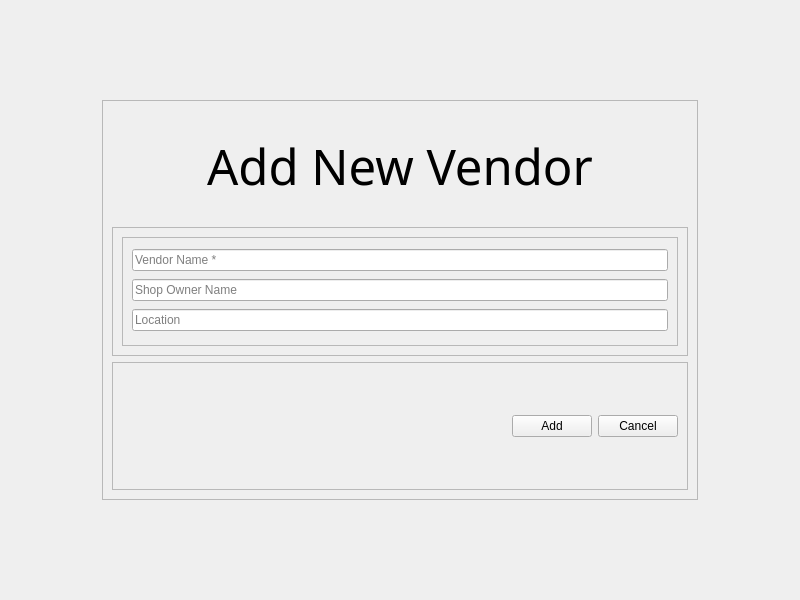
<?xml version="1.0" encoding="UTF-8"?>
<ui version="4.0">
 <class>AddVendor</class>
 <widget class="QMainWindow" name="AddVendor">
  <property name="geometry">
   <rect>
    <x>0</x>
    <y>0</y>
    <width>800</width>
    <height>600</height>
   </rect>
  </property>
  <property name="windowTitle">
   <string>Add Vendor</string>
  </property>
  <property name="windowIcon">
   <iconset resource="../Assets/Icons/icons.qrc">
    <normaloff>:/button-icons/plus_icon.png</normaloff>:/button-icons/plus_icon.png</iconset>
  </property>
  <widget class="QWidget" name="centralwidget">
   <layout class="QGridLayout" name="gridLayout">
    <item row="2" column="1">
     <spacer name="verticalSpacer_2">
      <property name="orientation">
       <enum>Qt::Vertical</enum>
      </property>
      <property name="sizeHint" stdset="0">
       <size>
        <width>20</width>
        <height>40</height>
       </size>
      </property>
     </spacer>
    </item>
    <item row="1" column="0">
     <spacer name="horizontalSpacer">
      <property name="orientation">
       <enum>Qt::Horizontal</enum>
      </property>
      <property name="sizeHint" stdset="0">
       <size>
        <width>40</width>
        <height>20</height>
       </size>
      </property>
     </spacer>
    </item>
    <item row="0" column="1">
     <spacer name="verticalSpacer">
      <property name="orientation">
       <enum>Qt::Vertical</enum>
      </property>
      <property name="sizeHint" stdset="0">
       <size>
        <width>20</width>
        <height>40</height>
       </size>
      </property>
     </spacer>
    </item>
    <item row="1" column="1">
     <widget class="QFrame" name="Main">
      <property name="minimumSize">
       <size>
        <width>596</width>
        <height>400</height>
       </size>
      </property>
      <property name="frameShape">
       <enum>QFrame::StyledPanel</enum>
      </property>
      <property name="frameShadow">
       <enum>QFrame::Raised</enum>
      </property>
      <layout class="QVBoxLayout" name="verticalLayout">
       <item>
        <widget class="QLabel" name="headerLabel">
         <property name="maximumSize">
          <size>
           <width>16777215</width>
           <height>111</height>
          </size>
         </property>
         <property name="font">
          <font>
           <family>Reem Kufi</family>
           <pointsize>37</pointsize>
          </font>
         </property>
         <property name="text">
          <string>Add New Vendor</string>
         </property>
         <property name="alignment">
          <set>Qt::AlignCenter</set>
         </property>
        </widget>
       </item>
       <item>
        <widget class="QFrame" name="frame">
         <property name="frameShape">
          <enum>QFrame::StyledPanel</enum>
         </property>
         <property name="frameShadow">
          <enum>QFrame::Raised</enum>
         </property>
         <layout class="QHBoxLayout" name="horizontalLayout_2">
          <item>
           <widget class="QFrame" name="InputFields">
            <property name="frameShape">
             <enum>QFrame::StyledPanel</enum>
            </property>
            <property name="frameShadow">
             <enum>QFrame::Raised</enum>
            </property>
            <layout class="QVBoxLayout" name="verticalLayout_3">
             <item>
              <widget class="QLineEdit" name="vendorName">
               <property name="placeholderText">
                <string>Vendor Name *</string>
               </property>
               <property name="mandatory" stdset="0">
                <bool>true</bool>
               </property>
              </widget>
             </item>
             <item>
              <widget class="QLineEdit" name="ownerName">
               <property name="placeholderText">
                <string>Shop Owner Name</string>
               </property>
               <property name="mandatory" stdset="0">
                <bool>false</bool>
               </property>
              </widget>
             </item>
             <item>
              <widget class="QLineEdit" name="location">
               <property name="placeholderText">
                <string>Location</string>
               </property>
               <property name="mandatory" stdset="0">
                <bool>false</bool>
               </property>
              </widget>
             </item>
            </layout>
           </widget>
          </item>
         </layout>
        </widget>
       </item>
       <item>
        <widget class="QFrame" name="frame_3">
         <property name="frameShape">
          <enum>QFrame::StyledPanel</enum>
         </property>
         <property name="frameShadow">
          <enum>QFrame::Raised</enum>
         </property>
         <layout class="QHBoxLayout" name="horizontalLayout">
          <item>
           <spacer name="horizontalSpacer_3">
            <property name="orientation">
             <enum>Qt::Horizontal</enum>
            </property>
            <property name="sizeHint" stdset="0">
             <size>
              <width>40</width>
              <height>20</height>
             </size>
            </property>
           </spacer>
          </item>
          <item>
           <widget class="QPushButton" name="add">
            <property name="text">
             <string>Add</string>
            </property>
           </widget>
          </item>
          <item>
           <widget class="QPushButton" name="cancel">
            <property name="text">
             <string>Cancel</string>
            </property>
           </widget>
          </item>
         </layout>
        </widget>
       </item>
      </layout>
     </widget>
    </item>
    <item row="1" column="2">
     <spacer name="horizontalSpacer_2">
      <property name="orientation">
       <enum>Qt::Horizontal</enum>
      </property>
      <property name="sizeHint" stdset="0">
       <size>
        <width>40</width>
        <height>20</height>
       </size>
      </property>
     </spacer>
    </item>
   </layout>
  </widget>
  <action name="actionAdd_new_category">
   <property name="text">
    <string>Add new category</string>
   </property>
  </action>
  <action name="actionRemove_a_category">
   <property name="text">
    <string>Remove a category</string>
   </property>
  </action>
  <action name="actionAdd_new_vendor">
   <property name="text">
    <string>Add new vendor</string>
   </property>
  </action>
  <action name="actionRemove_existing_vendor">
   <property name="text">
    <string>Remove existing vendor</string>
   </property>
  </action>
  <action name="actionView_Vendors">
   <property name="text">
    <string>View Vendors</string>
   </property>
  </action>
  <action name="actionView_Categories">
   <property name="text">
    <string>View Categories</string>
   </property>
  </action>
  <action name="actionAdd_Vendors">
   <property name="text">
    <string>Add Vendors</string>
   </property>
  </action>
  <action name="actionRemove_Vendors">
   <property name="text">
    <string>Remove Vendors</string>
   </property>
  </action>
  <action name="actionAdd_Categories">
   <property name="text">
    <string>Add Categories</string>
   </property>
  </action>
  <action name="actionRemove_Categories">
   <property name="text">
    <string>Remove Categories</string>
   </property>
  </action>
 </widget>
 <tabstops>
  <tabstop>vendorName</tabstop>
  <tabstop>ownerName</tabstop>
  <tabstop>location</tabstop>
 </tabstops>
 <resources>
  <include location="../Assets/Icons/icons.qrc"/>
 </resources>
 <connections/>
</ui>
